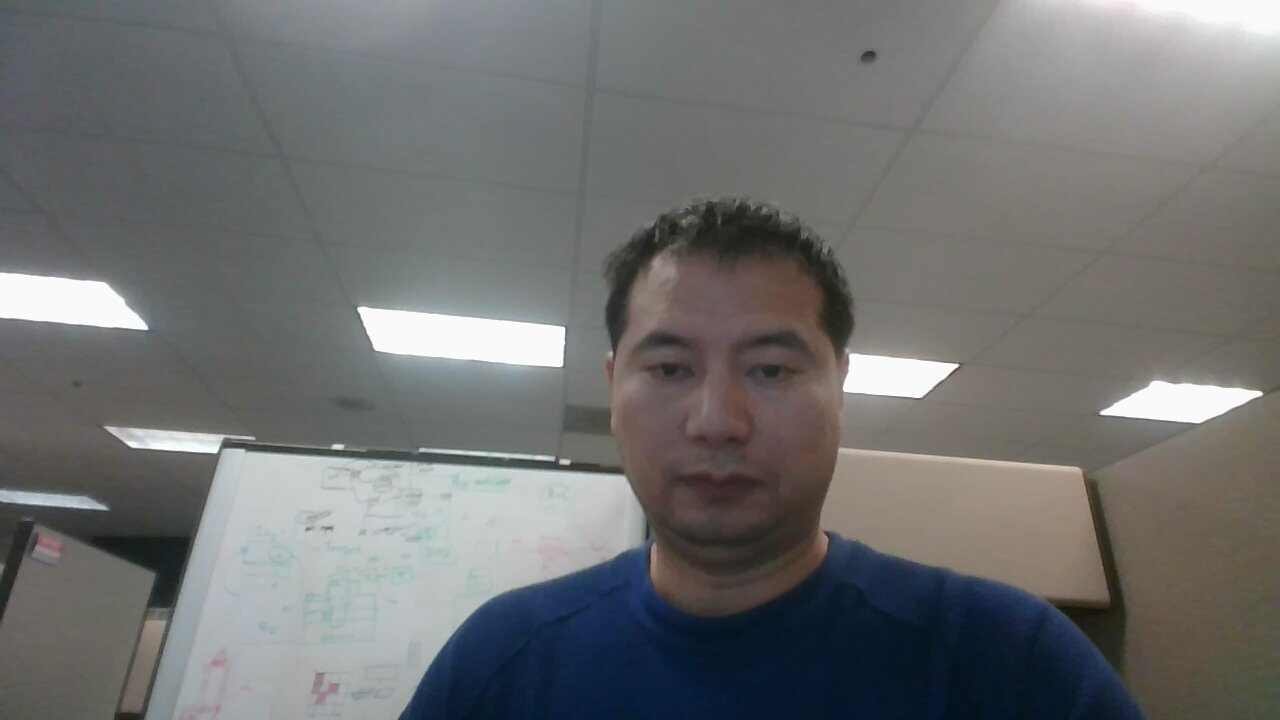
#> input picture wenjun.jpg, 1280 x 720 px, given in place of the camera
$ python motion_detector.py   (older library calls are emulated)
#> lines starting #> are read from the running program, lines starting #| are printed output that depends on the picture

import argparse
import datetime
import imutils
import time
import cv2

ap = argparse.ArgumentParser()
ap.add_argument("-v", "--video", help="path to the video file")
ap.add_argument("-a", "--min-area", type=int, default=500, help="minimum area size")
args = vars(ap.parse_args())


if args.get("video", None) is None:
	camera = cv2.VideoCapture(0)
	time.sleep(0.25)

else:
	camera = cv2.VideoCapture(args["video"])

firstFrame = None


while True:

	(grabbed, frame) = camera.read()
#> frame is the input picture: shape (720, 1280, 3); mean B, G, R 112.3, 112.4, 111.5
	text = "Unoccupied"


	if not grabbed:
		break


	frame = imutils.resize(frame, width=500)
#> frame: shape (281, 500, 3)
	gray = cv2.cvtColor(frame, cv2.COLOR_BGR2GRAY)
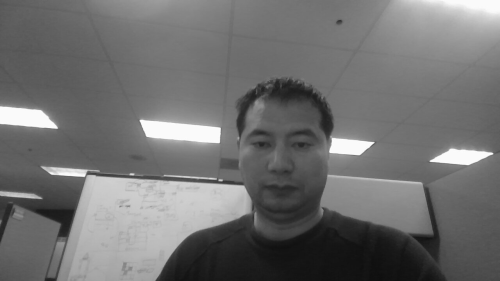
#> gray: shape (281, 500); min 14, max 252, mean 112.1
	gray = cv2.GaussianBlur(gray, (21, 21), 0)
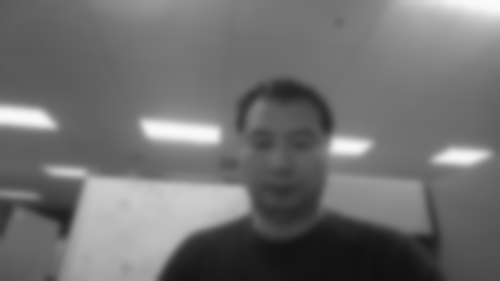
#> gray: shape (281, 500); min 16, max 250, mean 112.1


	if firstFrame is None:
		firstFrame = gray
		continue

	frameDelta = cv2.absdiff(firstFrame, gray)
	thresh = cv2.threshold(frameDelta, 25, 255, cv2.THRESH_BINARY)[1]

	thresh = cv2.dilate(thresh, None, iterations=2)
	(_,cnts, _) = cv2.findContours(thresh.copy(), cv2.RETR_EXTERNAL,cv2.CHAIN_APPROX_SIMPLE)


	for c in cnts:

		if cv2.contourArea(c) < args["min_area"]:
			continue


		(x, y, w, h) = cv2.boundingRect(c)
		cv2.rectangle(frame, (x, y), (x + w, y + h), (0, 255, 0), 2)
		text = "Occupied"

	cv2.putText(frame, "Room Status: {}".format(text), (10, 20),
		cv2.FONT_HERSHEY_SIMPLEX, 0.5, (0, 0, 255), 2)
	cv2.putText(frame, datetime.datetime.now().strftime("%A %d %B %Y %I:%M:%S%p"),
		(10, frame.shape[0] - 10), cv2.FONT_HERSHEY_SIMPLEX, 0.35, (0, 0, 255), 1)

	# show the frame and record if the user presses a key
	cv2.imshow("Security Feed", frame)
	cv2.imshow("Thresh", thresh)
	cv2.imshow("Frame Delta", frameDelta)
	key = cv2.waitKey(1) & 0xFF

	# if the `q` key is pressed, break from the lop
	if key == ord("q"):
		break

# cleanup the camera and close any open windows
camera.release()
cv2.destroyAllWindows()
